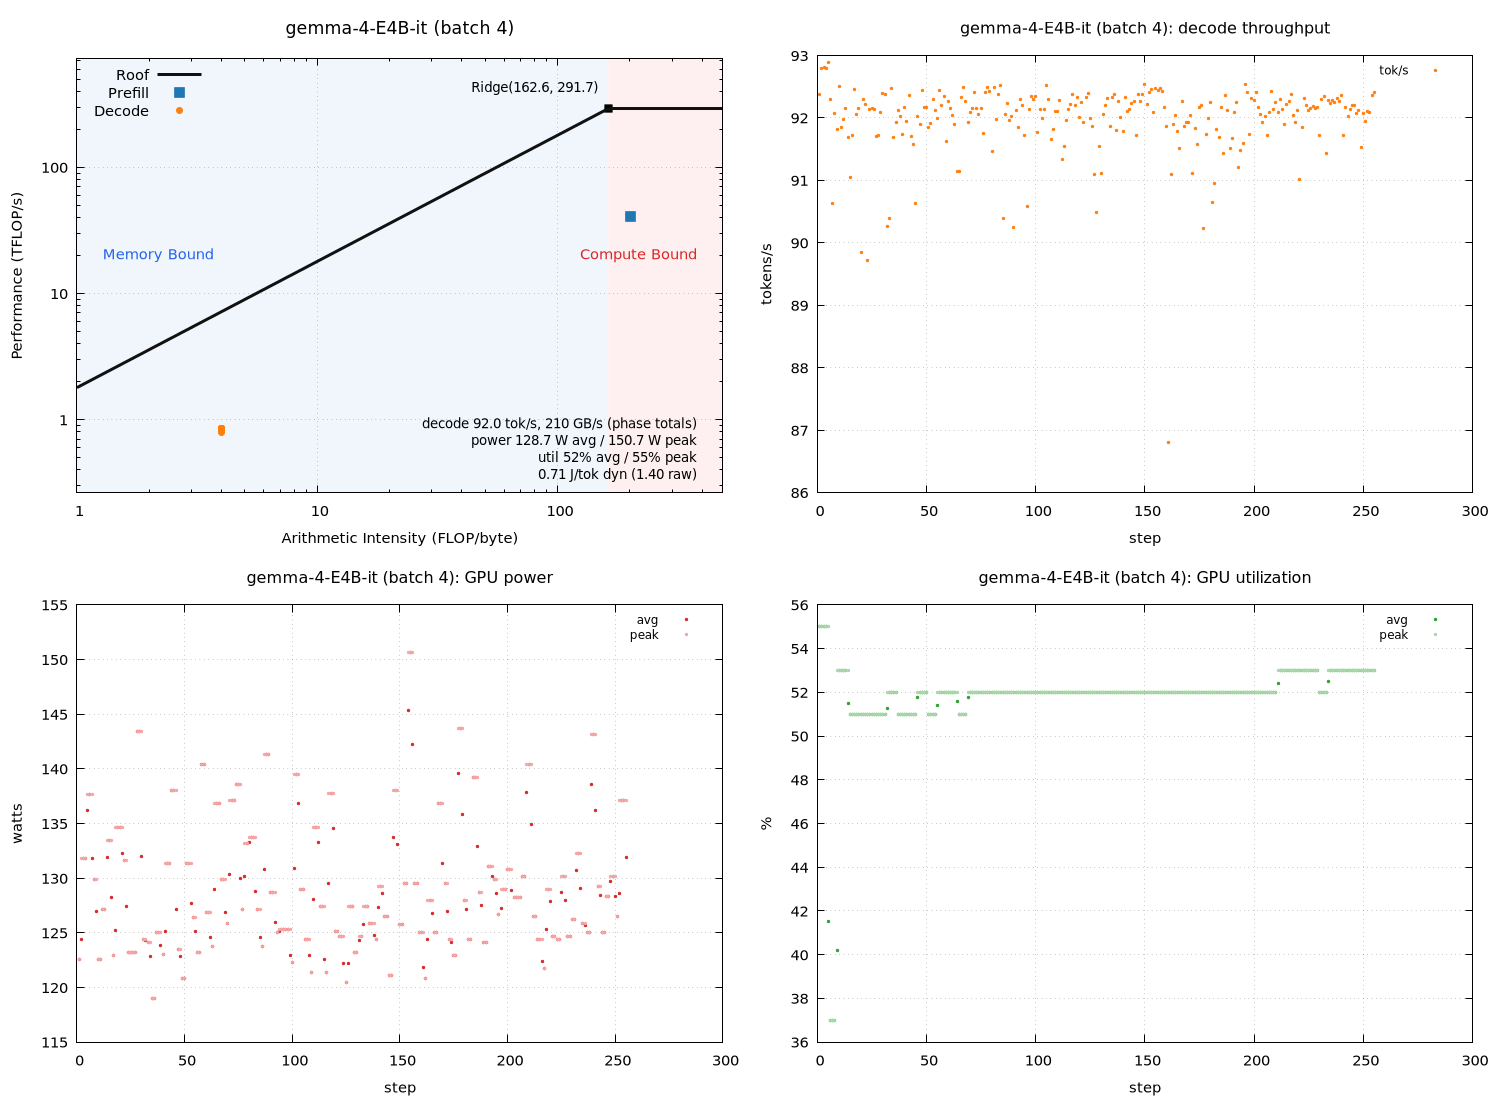

The gnuplot source for this figure:
set terminal pngcairo size 1500,1100 enhanced font 'Sans,11'
set output 'gemma_metrics_roofline.png'
set datafile separator "\t"
set datafile missing 'NaN'
set multiplot layout 2,2
unset label
unset object
unset arrow
set title "gemma-4-E4B-it (batch 4)" font ',13'
set xlabel "Arithmetic Intensity (FLOP/byte)"
set ylabel "Performance (TFLOP/s)"
set logscale xy
set xrange [1:487.657]
set yrange [0.264043:729.25]
set grid xtics ytics
set key top left
set object 1 rectangle from graph 0, graph 0 to first 162.552, graph 1 \
    fillcolor rgb '#dce9f7' fillstyle solid 0.45 noborder behind
set object 2 rectangle from first 162.552, graph 0 to graph 1, graph 1 \
    fillcolor rgb '#fbdcdc' fillstyle solid 0.45 noborder behind
set label 1 "Memory Bound" at graph 0.04, graph 0.55 left \
    textcolor rgb '#2563eb' font ',11'
set label 2 "Compute Bound" at graph 0.96, graph 0.55 right \
    textcolor rgb '#dc2626' font ',11'
set label 3 "Ridge(162.6, 291.7)" \
    at first 162.552, first 291.7 right \
    point pointtype 5 pointsize 1.2 \
    offset character -1.5, character 1 font ',10'
set label 4 "decode 92.0 tok/s, 210 GB/s (phase totals)\npower 128.7 W avg / 150.7 W peak\nutil 52% avg / 55% peak\n0.71 J/tok dyn (1.40 raw)" at graph 0.96, graph 0.16 right font ',10'
peak_t = 291.7
peak_b = 1794.5
roof(x) = (x * peak_b / 1000.0 < peak_t) ? x * peak_b / 1000.0 : peak_t
plot roof(x) with lines linewidth 3 linecolor rgb '#111111' title 'Roof', \
     'gemma_metrics_roofline.dat' using 3:(strcol(2) eq 'prefill' ? $4 : 1/0) with points \
         pointtype 5 pointsize 1.6 linecolor rgb '#1f77b4' title 'Prefill', \
     'gemma_metrics_roofline.dat' using 3:(strcol(2) eq 'decode' ? $4 : 1/0) with points \
         pointtype 7 pointsize 1.0 linecolor rgb '#ff7f0e' title 'Decode'

unset label
unset object
unset arrow
unset logscale
set xrange [*:*]
set yrange [*:*]
set title "gemma-4-E4B-it (batch 4): decode throughput" font ',12'
set xlabel "step"
set ylabel "tokens/s"
set grid xtics ytics
set key top right font ',9'
plot 'gemma_metrics_roofline.dat' using 1:(strcol(2) eq 'decode' ? $5 : 1/0) with points pointtype 7 pointsize 0.4 linecolor rgb '#ff7f0e' title 'tok/s'

unset label
unset object
unset arrow
unset logscale
set xrange [*:*]
set yrange [*:*]
set title "gemma-4-E4B-it (batch 4): GPU power" font ',12'
set xlabel "step"
set ylabel "watts"
set grid xtics ytics
set key top right font ',9'
plot 'gemma_metrics_roofline.dat' using 1:(strcol(2) eq 'decode' ? $6 : 1/0) with points pointtype 7 pointsize 0.4 linecolor rgb '#d62728' title 'avg', \
     'gemma_metrics_roofline.dat' using 1:(strcol(2) eq 'decode' ? $8 : 1/0) with points pointtype 7 pointsize 0.4 linecolor rgb '#f4a6a6' title 'peak'

unset label
unset object
unset arrow
unset logscale
set xrange [*:*]
set yrange [*:*]
set title "gemma-4-E4B-it (batch 4): GPU utilization" font ',12'
set xlabel "step"
set ylabel "%"
set grid xtics ytics
set key top right font ',9'
plot 'gemma_metrics_roofline.dat' using 1:(strcol(2) eq 'decode' ? $7 : 1/0) with points pointtype 7 pointsize 0.4 linecolor rgb '#2ca02c' title 'avg', \
     'gemma_metrics_roofline.dat' using 1:(strcol(2) eq 'decode' ? $9 : 1/0) with points pointtype 7 pointsize 0.4 linecolor rgb '#a9d7a9' title 'peak'

unset multiplot
